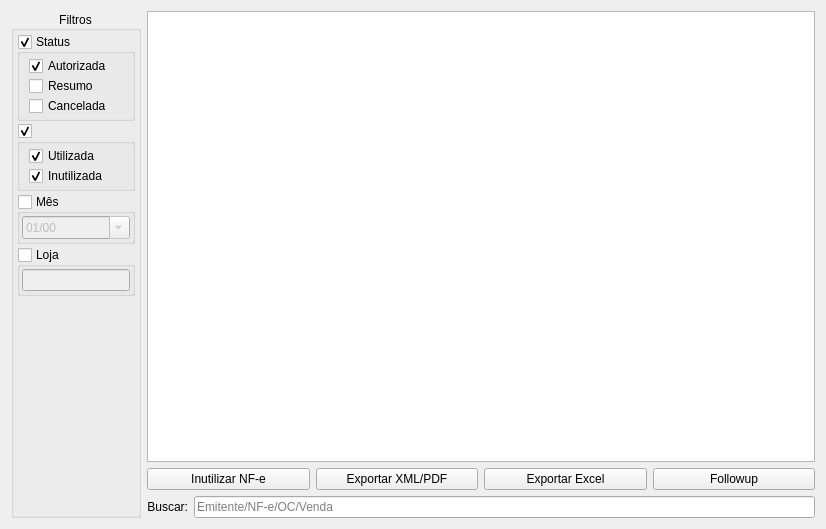
<?xml version="1.0" encoding="UTF-8"?>
<ui version="4.0">
 <class>WidgetNfeEntrada</class>
 <widget class="QWidget" name="WidgetNfeEntrada">
  <property name="geometry">
   <rect>
    <x>0</x>
    <y>0</y>
    <width>826</width>
    <height>529</height>
   </rect>
  </property>
  <property name="windowTitle">
   <string>Form</string>
  </property>
  <layout class="QGridLayout" name="gridLayout">
   <item row="0" column="1">
    <widget class="TableView" name="table">
     <property name="mouseTracking">
      <bool>true</bool>
     </property>
     <property name="editTriggers">
      <set>QAbstractItemView::NoEditTriggers</set>
     </property>
     <property name="selectionMode">
      <enum>QAbstractItemView::ExtendedSelection</enum>
     </property>
     <property name="selectionBehavior">
      <enum>QAbstractItemView::SelectRows</enum>
     </property>
     <property name="sortingEnabled">
      <bool>true</bool>
     </property>
    </widget>
   </item>
   <item row="1" column="1">
    <layout class="QHBoxLayout" name="horizontalLayout">
     <item>
      <widget class="QPushButton" name="pushButtonInutilizarNFe">
       <property name="enabled">
        <bool>true</bool>
       </property>
       <property name="text">
        <string>Inutilizar NF-e</string>
       </property>
      </widget>
     </item>
     <item>
      <widget class="QPushButton" name="pushButtonExportar">
       <property name="enabled">
        <bool>true</bool>
       </property>
       <property name="text">
        <string>Exportar XML/PDF</string>
       </property>
      </widget>
     </item>
     <item>
      <widget class="QPushButton" name="pushButtonExportarExcel">
       <property name="enabled">
        <bool>true</bool>
       </property>
       <property name="text">
        <string>Exportar Excel</string>
       </property>
      </widget>
     </item>
     <item>
      <widget class="QPushButton" name="pushButtonFollowup">
       <property name="enabled">
        <bool>true</bool>
       </property>
       <property name="text">
        <string>Followup</string>
       </property>
      </widget>
     </item>
    </layout>
   </item>
   <item row="2" column="1">
    <layout class="QHBoxLayout" name="horizontalLayout_2">
     <item>
      <widget class="QLabel" name="labelBuscar">
       <property name="enabled">
        <bool>true</bool>
       </property>
       <property name="text">
        <string>Buscar:</string>
       </property>
       <property name="alignment">
        <set>Qt::AlignRight|Qt::AlignTrailing|Qt::AlignVCenter</set>
       </property>
      </widget>
     </item>
     <item>
      <widget class="LineEdit" name="lineEditBusca">
       <property name="enabled">
        <bool>true</bool>
       </property>
       <property name="placeholderText">
        <string>Emitente/NF-e/OC/Venda</string>
       </property>
      </widget>
     </item>
    </layout>
   </item>
   <item row="0" column="0" rowspan="3">
    <widget class="QGroupBox" name="groupBox">
     <property name="title">
      <string>Filtros</string>
     </property>
     <property name="alignment">
      <set>Qt::AlignCenter</set>
     </property>
     <layout class="QVBoxLayout" name="verticalLayout_3">
      <property name="spacing">
       <number>3</number>
      </property>
      <property name="leftMargin">
       <number>3</number>
      </property>
      <property name="topMargin">
       <number>3</number>
      </property>
      <property name="rightMargin">
       <number>3</number>
      </property>
      <property name="bottomMargin">
       <number>3</number>
      </property>
      <item>
       <widget class="QGroupBox" name="groupBoxStatus">
        <property name="title">
         <string>Status</string>
        </property>
        <property name="checkable">
         <bool>true</bool>
        </property>
        <property name="checked">
         <bool>true</bool>
        </property>
        <layout class="QGridLayout" name="gridLayout_40">
         <property name="topMargin">
          <number>2</number>
         </property>
         <property name="rightMargin">
          <number>2</number>
         </property>
         <property name="bottomMargin">
          <number>2</number>
         </property>
         <property name="spacing">
          <number>0</number>
         </property>
         <item row="1" column="0">
          <widget class="QCheckBox" name="checkBoxPendente">
           <property name="enabled">
            <bool>true</bool>
           </property>
           <property name="text">
            <string>Resumo</string>
           </property>
           <property name="checked">
            <bool>false</bool>
           </property>
          </widget>
         </item>
         <item row="0" column="0">
          <widget class="QCheckBox" name="checkBoxAutorizado">
           <property name="enabled">
            <bool>true</bool>
           </property>
           <property name="text">
            <string>Autorizada</string>
           </property>
           <property name="checked">
            <bool>true</bool>
           </property>
          </widget>
         </item>
         <item row="2" column="0">
          <widget class="QCheckBox" name="checkBoxCancelado">
           <property name="enabled">
            <bool>true</bool>
           </property>
           <property name="text">
            <string>Cancelada</string>
           </property>
           <property name="checked">
            <bool>false</bool>
           </property>
          </widget>
         </item>
        </layout>
       </widget>
      </item>
      <item>
       <widget class="QGroupBox" name="groupBoxUtilizada">
        <property name="title">
         <string/>
        </property>
        <property name="checkable">
         <bool>true</bool>
        </property>
        <property name="checked">
         <bool>true</bool>
        </property>
        <layout class="QGridLayout" name="gridLayout_42">
         <property name="topMargin">
          <number>2</number>
         </property>
         <property name="rightMargin">
          <number>2</number>
         </property>
         <property name="bottomMargin">
          <number>2</number>
         </property>
         <property name="spacing">
          <number>0</number>
         </property>
         <item row="1" column="0">
          <widget class="QCheckBox" name="checkBoxInutilizada">
           <property name="enabled">
            <bool>true</bool>
           </property>
           <property name="text">
            <string>Inutilizada</string>
           </property>
           <property name="checked">
            <bool>true</bool>
           </property>
          </widget>
         </item>
         <item row="0" column="0">
          <widget class="QCheckBox" name="checkBoxUtilizada">
           <property name="enabled">
            <bool>true</bool>
           </property>
           <property name="text">
            <string>Utilizada</string>
           </property>
           <property name="checked">
            <bool>true</bool>
           </property>
          </widget>
         </item>
        </layout>
       </widget>
      </item>
      <item>
       <widget class="QGroupBox" name="groupBoxMes">
        <property name="enabled">
         <bool>true</bool>
        </property>
        <property name="title">
         <string>Mês</string>
        </property>
        <property name="checkable">
         <bool>true</bool>
        </property>
        <property name="checked">
         <bool>false</bool>
        </property>
        <layout class="QGridLayout" name="gridLayout_5">
         <property name="leftMargin">
          <number>2</number>
         </property>
         <property name="topMargin">
          <number>2</number>
         </property>
         <property name="rightMargin">
          <number>2</number>
         </property>
         <property name="bottomMargin">
          <number>2</number>
         </property>
         <property name="spacing">
          <number>0</number>
         </property>
         <item row="0" column="0">
          <widget class="QDateEdit" name="dateEdit">
           <property name="currentSection">
            <enum>QDateTimeEdit::MonthSection</enum>
           </property>
           <property name="displayFormat">
            <string>MM/yy</string>
           </property>
           <property name="calendarPopup">
            <bool>true</bool>
           </property>
          </widget>
         </item>
        </layout>
       </widget>
      </item>
      <item>
       <widget class="QGroupBox" name="groupBoxLojas">
        <property name="enabled">
         <bool>true</bool>
        </property>
        <property name="title">
         <string>Loja</string>
        </property>
        <property name="checkable">
         <bool>true</bool>
        </property>
        <property name="checked">
         <bool>false</bool>
        </property>
        <layout class="QVBoxLayout" name="verticalLayout_2">
         <property name="leftMargin">
          <number>2</number>
         </property>
         <property name="topMargin">
          <number>2</number>
         </property>
         <property name="rightMargin">
          <number>2</number>
         </property>
         <property name="bottomMargin">
          <number>2</number>
         </property>
         <item>
          <widget class="ItemBox" name="itemBoxLoja">
           <property name="sizePolicy">
            <sizepolicy hsizetype="Minimum" vsizetype="Fixed">
             <horstretch>0</horstretch>
             <verstretch>0</verstretch>
            </sizepolicy>
           </property>
          </widget>
         </item>
        </layout>
       </widget>
      </item>
      <item>
       <spacer name="verticalSpacer">
        <property name="orientation">
         <enum>Qt::Vertical</enum>
        </property>
        <property name="sizeHint" stdset="0">
         <size>
          <width>0</width>
          <height>0</height>
         </size>
        </property>
       </spacer>
      </item>
     </layout>
    </widget>
   </item>
  </layout>
 </widget>
 <customwidgets>
  <customwidget>
   <class>TableView</class>
   <extends>QTableView</extends>
   <header>src/tableview.h</header>
  </customwidget>
  <customwidget>
   <class>LineEdit</class>
   <extends>QLineEdit</extends>
   <header>src/lineedit.h</header>
  </customwidget>
  <customwidget>
   <class>ItemBox</class>
   <extends>QLineEdit</extends>
   <header>src/itembox.h</header>
  </customwidget>
 </customwidgets>
 <tabstops>
  <tabstop>groupBoxStatus</tabstop>
  <tabstop>checkBoxAutorizado</tabstop>
  <tabstop>checkBoxPendente</tabstop>
  <tabstop>checkBoxCancelado</tabstop>
  <tabstop>groupBoxMes</tabstop>
  <tabstop>dateEdit</tabstop>
  <tabstop>groupBoxLojas</tabstop>
  <tabstop>itemBoxLoja</tabstop>
  <tabstop>table</tabstop>
  <tabstop>pushButtonInutilizarNFe</tabstop>
  <tabstop>pushButtonExportar</tabstop>
  <tabstop>lineEditBusca</tabstop>
 </tabstops>
 <resources/>
 <connections/>
</ui>
